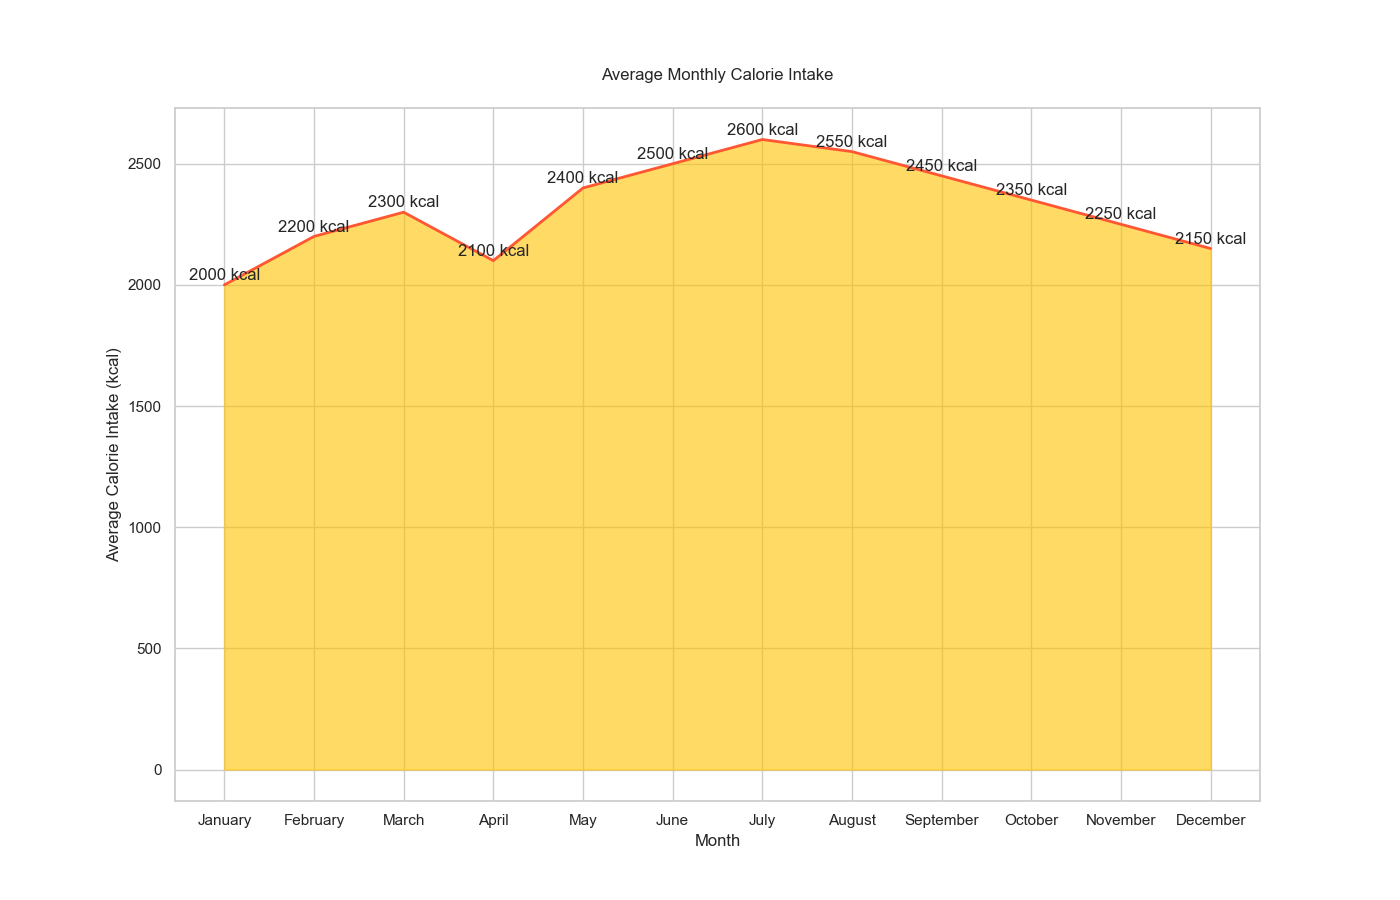

Python code for this plot:

import seaborn as sns
import pandas as pd
import matplotlib.pyplot as plt

# Data
data = {
    'Month': ['January', 'February', 'March', 'April', 'May', 'June', 'July', 'August', 'September', 'October', 'November', 'December'],
    'AvgCalorieIntake': [2000, 2200, 2300, 2100, 2400, 2500, 2600, 2550, 2450, 2350, 2250, 2150]
}
df = pd.DataFrame(data)

# Convert 'Month' to categorical type with proper order
df['Month'] = pd.Categorical(df['Month'], categories=data['Month'], ordered=True)

# Create the area chart
plt.figure(figsize=(14, 9))
sns.set_theme(style="whitegrid")
area_chart = sns.lineplot(data=df, x='Month', y='AvgCalorieIntake', sort=False, lw=2, color='#FF5733')

# Filling the area under the line
plt.fill_between(x=df['Month'], y1=df['AvgCalorieIntake'], color='#FFC300', alpha=0.6)

# Annotate the chart with text labels
for i in range(df.shape[0]):
    plt.text(df['Month'][i], df['AvgCalorieIntake'][i]+20, str(df['AvgCalorieIntake'][i])+' kcal', horizontalalignment='center')

# Customize the axes
area_chart.set_xlabel('Month')
area_chart.set_ylabel('Average Calorie Intake (kcal)')
area_chart.set_title('Average Monthly Calorie Intake', pad=20)

# Show the final plot
plt.show()
